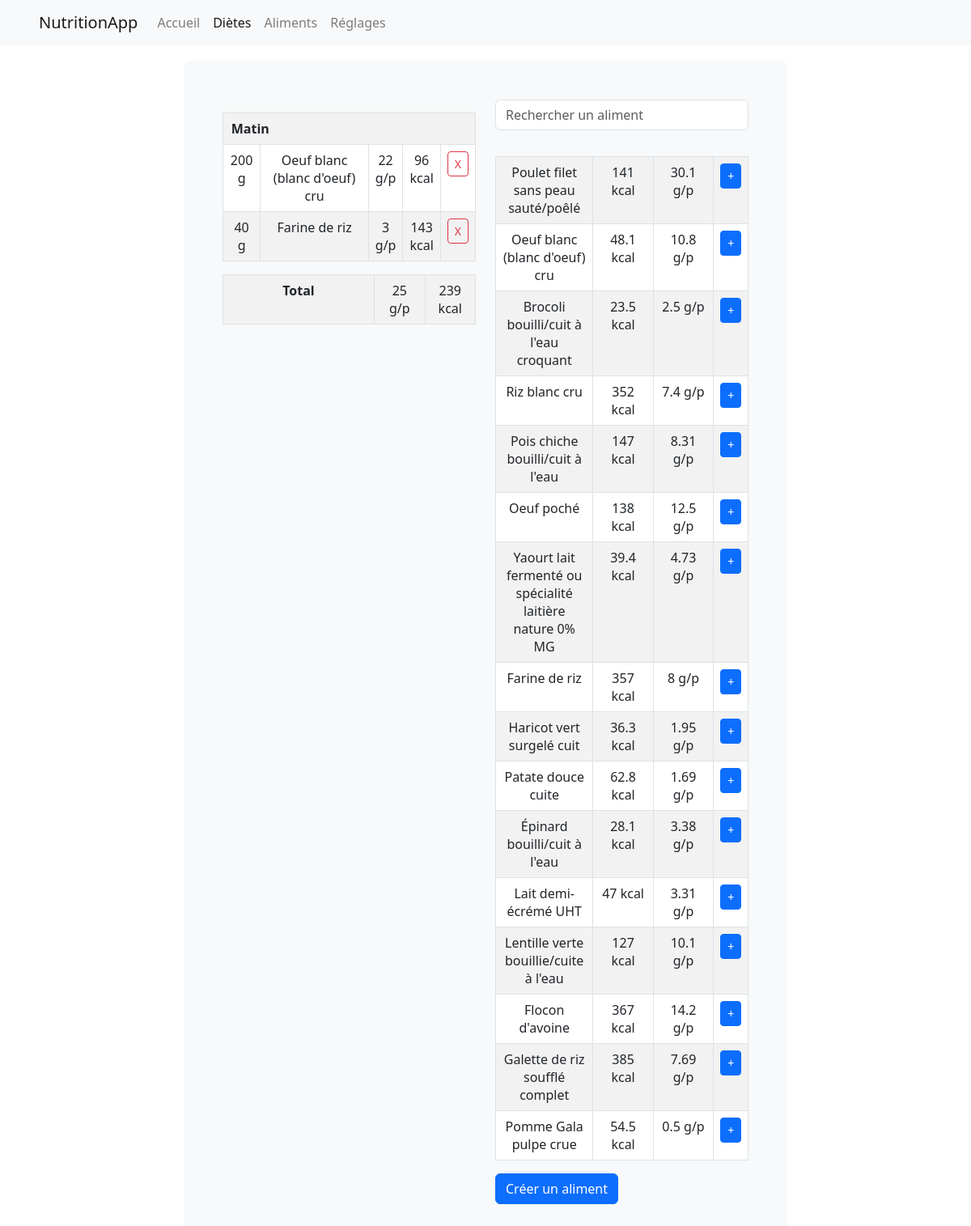
Screenshot of /creer_diete/1 with the database file from the repository.
### models.py (models this page shows, shortened)
class portion(db.Model):
    id = db.Column(db.Integer, primary_key=True)
    diete = db.Column(db.Integer, db.ForeignKey('diete.id'))
    aliment = db.Column(db.Integer, db.ForeignKey('aliment.id'))
    nombre = db.Column(db.Integer, nullable=False, server_default='0')
    label_portion = db.Column(db.Integer, nullable=False, server_default='0') # 1=matin, 2=collation matin, 3=midi, 4=collation aprem, 5=soir, 6=collation soir
    diete_obj = db.relationship('diete', backref=db.backref('portions'))
    aliment_obj = db.relationship('aliment', backref=db.backref('portions'))
    def unite(self):
        return self.aliment_obj.unite
    def kcal_portion(self):
        if self.unite() == 1: # si l'aliment est en unité (kcal * nombre)
            return round(self.aliment_obj.kcal * self.nombre)
        else: # aliment == 0 (kcal * nombre * 0.01 * 100g) ; aliment == 2 (kcal * nombre * 0.01 * 100mL)
            return round(self.aliment_obj.kcal * self.nombre * 0.01)
    def proteines_portion(self):
        if self.unite() == 1:
            return round(self.aliment_obj.proteines * self.nombre)
        else:
            return round(self.aliment_obj.proteines * self.nombre * 0.01)

class aliment(db.Model):
    id = db.Column(db.Integer, primary_key=True)
    titre = db.Column(db.String(255), nullable=True, unique=True)
    kcal = db.Column(db.Integer, nullable=True, server_default='0')
    proteines = db.Column(db.Integer, nullable=True, server_default='0')
    glucides = db.Column(db.Integer, nullable=True, server_default='0')
    lipides = db.Column(db.Integer, nullable=True, server_default='0')
    categorie = db.Column(db.String(255), nullable=True, server_default="Autre") # légume, fruit, féculent...
    photo = db.Column(db.String(255), nullable=True, server_default='')
    description = db.Column(db.String(255), nullable=True, server_default='')
    unite = db.Column(db.Integer, nullable=True, server_default='0') # 0 = 100g, 1 = 1 unité, 2 = mL

### app.py (the view)
@app.route('/creer_diete/<int:id>', methods=['GET', 'POST'])
def creer_diete(id):
    diete_courante = diete.query.get(id)
    portions_repas = diete_courante.portions_associees()
    aliments = aliment.query.all()
    return render_template('creer_diete.html', aliments=aliments, diete=diete_courante, portions_repas=portions_repas)

### models.py (called while the page is built)
    def portions_associees(self):
        return portion.query.filter(portion.diete == self.id).order_by(portion.label_portion).all()

    def total_kcal(self):
        return sum([portion.kcal_portion() for portion in self.portions_associees()])

    def total_proteines(self):
        return sum([portion.proteines_portion() for portion in self.portions_associees()])

### templates/creer_diete.html (shortened to what this page needs)
{% extends 'base.html' %}
{% set page = 'dietes' %}
{% block content %}
<link rel="stylesheet" href="{{root}}{{ url_for('static', filename='css/pages.css') }}">
<div class="content_gerer_diete">
  <div class="p-5 mb-4 bg-light rounded-3">
    <div class="row">
      <div class="col-md-6">
        <div>
          <table class="table table-striped table-bordered">
            {% set current_label = [] %}
            {% for portion in portions_repas %}
            {% if current_label[-1] != portion.label_portion %}
                    <table class="table table-striped table-bordered full-width-table">
                        {% do current_label.append(portion.label_portion) %}
                            <tr>
                                <th colspan="5" style="padding-left: 10px;">
                                    {% if current_label[-1] == 1 %}
                                        Matin
                                    {% elif current_label[-1] == 3 %}
                                        Midi
                                    {% elif current_label[-1] == 5 %}
                                        Soir
                                    {% else %}
                                        Collation
                                    {% endif %}
                                </th>
                            </tr>
                {% endif %}
            <tr>
              {% if portion.aliment_obj.unite == 1 %}
                <td style="width: 15%">{{ portion.nombre }}</td>
                <td style="width: 45%">{{ portion.aliment_obj.titre }}</td>
              {% elif portion.aliment_obj.unite == 2 %}
                <td style="width: 15%">{{ portion.nombre }} mL</td>
                <td style="width: 45%">{{ portion.aliment_obj.titre }}</td>
              {% else %}
                <td style="width: 15%">{{ portion.nombre }} g</td>
                <td style="width: 45%">{{ portion.aliment_obj.titre }}</td>
              {% endif %}
              <td>{{ portion.proteines_portion() }} g/p</td>
              <td>{{ portion.kcal_portion() }} kcal</td>
              <td class="text-center">
                <a href="{{ url_for('enlever_aliment_diete', id_portion=portion.id, id_diete=diete.id) }}" class="btn btn-sm btn-outline-danger">X</a>
              </td>
            </tr>
            {% endfor %}
          </table>
        </div>
        <table class="table table-striped table-bordered">
          <tr class="text-center">
              <th colspan="2" style="width: 60%;">Total</th>
              <td style="width: 20%;">{{ diete.total_proteines()|round|int }} g/p</td>
              <td style="width: 20%;">{{ diete.total_kcal()|round|int }} kcal</td>
          </tr>
      </table>
      </div>
      <div class="col-md-6">
        <div>
        <div class="input-group mb-3">
          <form id="search-form" class="input-group mb-3">
            <input id="searchbar" onkeyup="search_food()" type="text" name="search" class="form-control" placeholder="Rechercher un aliment" aria-label="Rechercher un aliment" aria-describedby="button-addon2">
          </form>
        </div>
          <table class="table table-striped table-bordered">
            {% for aliment in aliments %}
            <tr class="element_aliment">
              <td style="width: 40%;">{{ aliment.titre }}</td>
              <td style="width: 30%;">{{ aliment.kcal }} kcal</td>
              <td style="width: 30%;">{{ aliment.proteines }} g/p</td>
              <td>
                <button class="btn btn-sm btn-primary" data-bs-toggle="modal" data-bs-target="#modal{{ aliment.id }}">+</button>
              </td>
            </tr>
            {% endfor %}
          </table>
          <div>
            <a href="{{url_for('aliments')}}" class="btn btn-primary">Créer un aliment</a>
          </div>
        </div>
      </div>
    </div>
  </div>
</div>
{% endblock %}

### static/css/base.css (style rules this page uses)
html { font-family: 'Roboto', sans-serif; font-size: 16px; line-height: 1.5; color: #333; background-color: #fff; }

### static/css/pages.css (style rules this page uses)
.content_gerer_diete { padding: 0.5cm 6cm 1cm 6cm; }
.table td { text-align: center; }

### rows the page displays
portion: label_portion "Matin", nombre "200", aliment_obj.titre "Oeuf blanc (blanc d'oeuf) cru", proteines_portion "22", kcal_portion "96"
portion: nombre "40", aliment_obj.titre "Farine de riz", proteines_portion "3", kcal_portion "143"
aliment: total_proteines "25", total_kcal "239", titre "Oeuf blanc (blanc d'oeuf) cru", kcal "48.1", proteines "10.8"
aliment: titre "Poulet filet sans peau sauté/poêlé", kcal "141", proteines "30.1"
aliment: titre "Brocoli bouilli/cuit à l'eau croquant", kcal "23.5", proteines "2.5"
aliment: titre "Riz blanc cru", kcal "352", proteines "7.4"
aliment: titre "Pois chiche bouilli/cuit à l'eau", kcal "147", proteines "8.31"
aliment: titre "Oeuf poché", kcal "138", proteines "12.5"
aliment: titre "Yaourt lait fermenté ou spécialité laitière nature 0% MG", kcal "39.4", proteines "4.73"
aliment: titre "Farine de riz", kcal "357", proteines "8"
aliment: titre "Haricot vert surgelé cuit", kcal "36.3", proteines "1.95"
aliment: titre "Patate douce cuite", kcal "62.8", proteines "1.69"
aliment: titre "Épinard bouilli/cuit à l'eau", kcal "28.1", proteines "3.38"
aliment: titre "Lait demi-écrémé UHT", kcal "47", proteines "3.31"
aliment: titre "Lentille verte bouillie/cuite à l'eau", kcal "127", proteines "10.1"
aliment: titre "Flocon d'avoine", kcal "367", proteines "14.2"
aliment: titre "Galette de riz soufflé complet", kcal "385", proteines "7.69"
aliment: titre "Pomme Gala pulpe crue", kcal "54.5", proteines "0.5"
